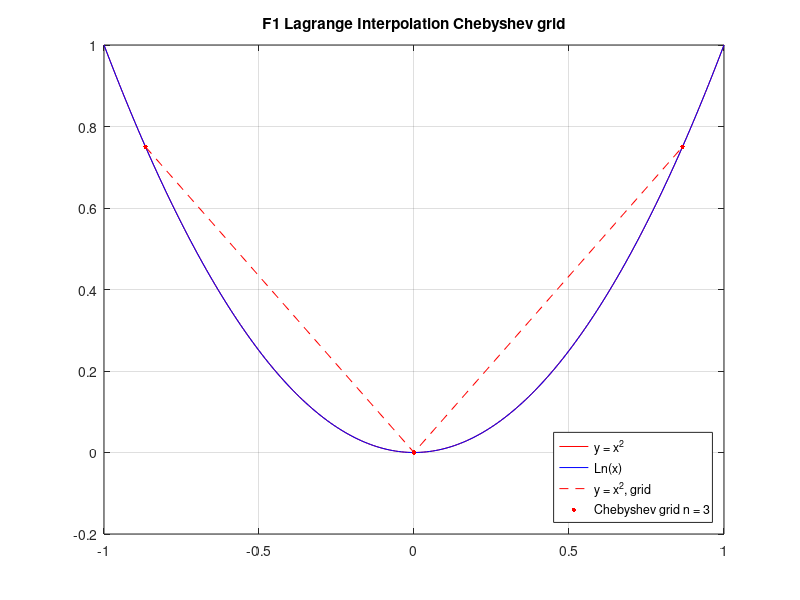
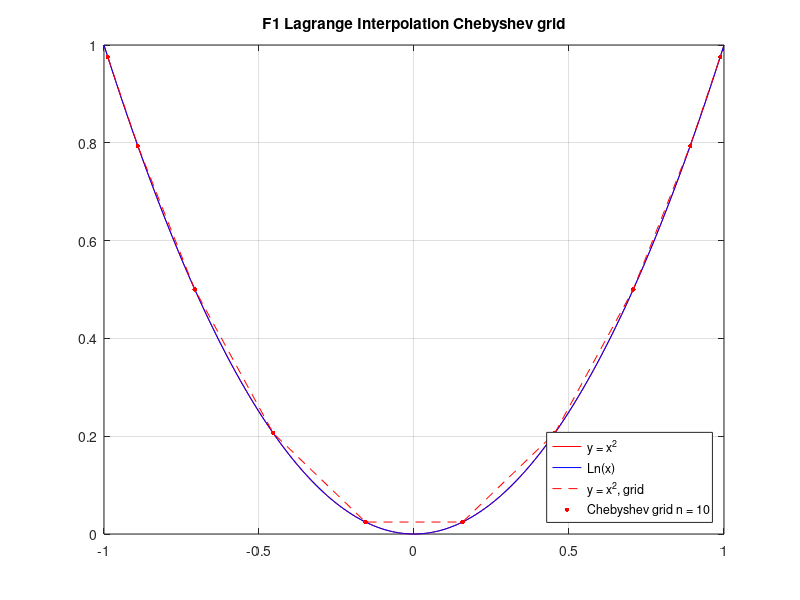
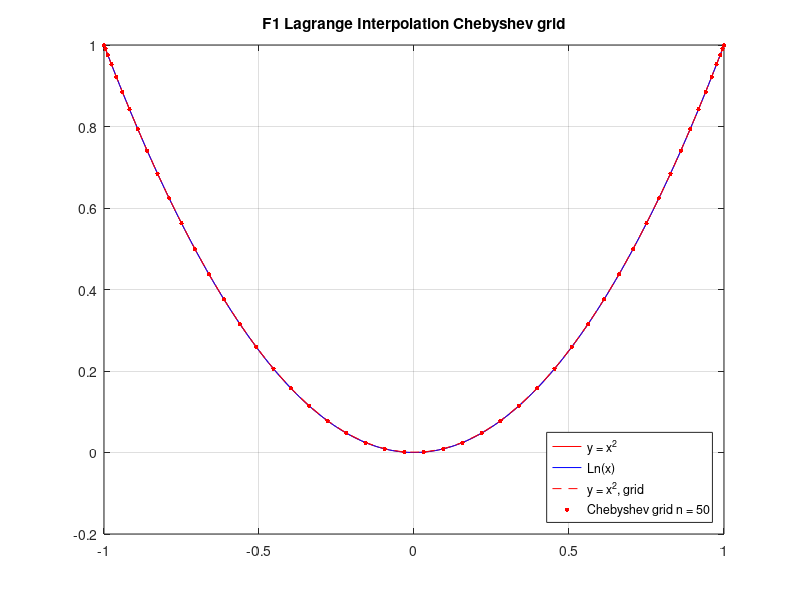

MATLAB code for these plots, in order:
% Интерполяция Лагранжем F1 Чебышевская сетка (n = 3)
dot_x=[-0.866025  6.12323e-17  0.866025];
dot_y=[0.75  3.7494e-33  0.75];

x = [-1:0.01:1];
y = x.^2;
plot(x,y,'r');
hold on

x=[-1:0.01:1];
y=[1  0.9801  0.9604  0.9409  0.9216  0.9025  0.8836  0.8649  0.8464  0.8281  0.81  0.7921  0.7744  0.7569  0.7396  0.7225  0.7056  0.6889  0.6724  0.6561  0.64  0.6241  0.6084  0.5929  0.5776  0.5625  0.5476  0.5329  0.5184  0.5041  0.49  0.4761  0.4624  0.4489  0.4356  0.4225  0.4096  0.3969  0.3844  0.3721  0.36  0.3481  0.3364  0.3249  0.3136  0.3025  0.2916  0.2809  0.2704  0.2601  0.25  0.2401  0.2304  0.2209  0.2116  0.2025  0.1936  0.1849  0.1764  0.1681  0.16  0.1521  0.1444  0.1369  0.1296  0.1225  0.1156  0.1089  0.1024  0.0961  0.09  0.0841  0.0784  0.0729  0.0676  0.0625  0.0576  0.0529  0.0484  0.0441  0.04  0.0361  0.0324  0.0289  0.0256  0.0225  0.0196  0.0169  0.0144  0.0121  0.01  0.0081  0.0064  0.0049  0.0036  0.0025  0.0016  0.0009  0.0004  0.0001  -6.16298e-33  0.0001  0.0004  0.0009  0.0016  0.0025  0.0036  0.0049  0.0064  0.0081  0.01  0.0121  0.0144  0.0169  0.0196  0.0225  0.0256  0.0289  0.0324  0.0361  0.04  0.0441  0.0484  0.0529  0.0576  0.0625  0.0676  0.0729  0.0784  0.0841  0.09  0.0961  0.1024  0.1089  0.1156  0.1225  0.1296  0.1369  0.1444  0.1521  0.16  0.1681  0.1764  0.1849  0.1936  0.2025  0.2116  0.2209  0.2304  0.2401  0.25  0.2601  0.2704  0.2809  0.2916  0.3025  0.3136  0.3249  0.3364  0.3481  0.36  0.3721  0.3844  0.3969  0.4096  0.4225  0.4356  0.4489  0.4624  0.4761  0.49  0.5041  0.5184  0.5329  0.5476  0.5625  0.5776  0.5929  0.6084  0.6241  0.64  0.6561  0.6724  0.6889  0.7056  0.7225  0.7396  0.7569  0.7744  0.7921  0.81  0.8281  0.8464  0.8649  0.8836  0.9025  0.9216  0.9409  0.9604  0.9801  1];
plot(x,y,'b');

plot(dot_x,dot_y,'r--');

for i = 1:3
    plot(dot_x(i), dot_y(i), 'r.','MarkerSize', 10);
end


title('F1 Lagrange Interpolation Chebyshev grid');
legend({'y = x^2', 'Ln(x)', 'y = x^2, grid', 'Chebyshev grid n = 3'}, 'Location', 'southeast');

%  xlim ([-1.1 1.1]);
%  ylim ([-0.1 1.1]);

grid on;
hold off

% Интерполяция Лагранжем F1 Чебышевская сетка (n = 10)
figure;
dot_x = [-0.987688  -0.891007  -0.707107  -0.45399  -0.156434  0.156434  0.45399  0.707107  0.891007  0.987688];
dot_y = [0.975528  0.793893  0.5  0.206107  0.0244717  0.0244717  0.206107  0.5  0.793893  0.975528];

x = [-1:0.01:1];
y = x.^2;
plot(x,y,'r');
hold on

x=[-1:0.01:1];
y=[1  0.9801  0.9604  0.9409  0.9216  0.9025  0.8836  0.8649  0.8464  0.8281  0.81  0.7921  0.7744  0.7569  0.7396  0.7225  0.7056  0.6889  0.6724  0.6561  0.64  0.6241  0.6084  0.5929  0.5776  0.5625  0.5476  0.5329  0.5184  0.5041  0.49  0.4761  0.4624  0.4489  0.4356  0.4225  0.4096  0.3969  0.3844  0.3721  0.36  0.3481  0.3364  0.3249  0.3136  0.3025  0.2916  0.2809  0.2704  0.2601  0.25  0.2401  0.2304  0.2209  0.2116  0.2025  0.1936  0.1849  0.1764  0.1681  0.16  0.1521  0.1444  0.1369  0.1296  0.1225  0.1156  0.1089  0.1024  0.0961  0.09  0.0841  0.0784  0.0729  0.0676  0.0625  0.0576  0.0529  0.0484  0.0441  0.04  0.0361  0.0324  0.0289  0.0256  0.0225  0.0196  0.0169  0.0144  0.0121  0.01  0.0081  0.0064  0.0049  0.0036  0.0025  0.0016  0.0009  0.0004  0.0001  1.04083e-17  0.0001  0.0004  0.0009  0.0016  0.0025  0.0036  0.0049  0.0064  0.0081  0.01  0.0121  0.0144  0.0169  0.0196  0.0225  0.0256  0.0289  0.0324  0.0361  0.04  0.0441  0.0484  0.0529  0.0576  0.0625  0.0676  0.0729  0.0784  0.0841  0.09  0.0961  0.1024  0.1089  0.1156  0.1225  0.1296  0.1369  0.1444  0.1521  0.16  0.1681  0.1764  0.1849  0.1936  0.2025  0.2116  0.2209  0.2304  0.2401  0.25  0.2601  0.2704  0.2809  0.2916  0.3025  0.3136  0.3249  0.3364  0.3481  0.36  0.3721  0.3844  0.3969  0.4096  0.4225  0.4356  0.4489  0.4624  0.4761  0.49  0.5041  0.5184  0.5329  0.5476  0.5625  0.5776  0.5929  0.6084  0.6241  0.64  0.6561  0.6724  0.6889  0.7056  0.7225  0.7396  0.7569  0.7744  0.7921  0.81  0.8281  0.8464  0.8649  0.8836  0.9025  0.9216  0.9409  0.9604  0.9801  1];
plot(x,y,'b');

plot(dot_x,dot_y,'r--');

for i = 1:10
    plot(dot_x(i), dot_y(i), 'r.','MarkerSize', 10);
end

title('F1 Lagrange Interpolation Chebyshev grid');
legend({'y = x^2', 'Ln(x)', 'y = x^2, grid', 'Chebyshev grid n = 10'}, 'Location', 'southeast');

%  xlim ([-1.1 1.1]);
%  ylim ([-0.7 1.1]);

grid on;
hold off

% Интерполяция Лагранжем F1 Чебышевская сетка (n = 50)
figure;
dot_x=[-0.999507  -0.995562  -0.987688  -0.975917  -0.960294  -0.940881  -0.917755  -0.891007  -0.860742  -0.827081  -0.790155  -0.750111  -0.707107  -0.661312  -0.612907  -0.562083  -0.509041  -0.45399  -0.397148  -0.338738  -0.278991  -0.218143  -0.156434  -0.0941083  -0.0314108  0.0314108  0.0941083  0.156434  0.218143  0.278991  0.338738  0.397148  0.45399  0.509041  0.562083  0.612907  0.661312  0.707107  0.750111  0.790155  0.827081  0.860742  0.891007  0.917755  0.940881  0.960294  0.975917  0.987688  0.995562  0.999507];
dot_y=[0.999013  0.991144  0.975528  0.952414  0.922164  0.885257  0.842274  0.793893  0.740877  0.684062  0.624345  0.562667  0.5  0.437333  0.375655  0.315938  0.259123  0.206107  0.157726  0.114743  0.077836  0.0475865  0.0244717  0.00885637  0.000986636  0.000986636  0.00885637  0.0244717  0.0475865  0.077836  0.114743  0.157726  0.206107  0.259123  0.315938  0.375655  0.437333  0.5  0.562667  0.624345  0.684062  0.740877  0.793893  0.842274  0.885257  0.922164  0.952414  0.975528  0.991144  0.999013];

x = [-1:0.01:1];
y = x.^2;
plot(x,y,'r');
hold on

x=[-1:0.01:1];
y=[1  0.9801  0.9604  0.9409  0.9216  0.9025  0.8836  0.8649  0.8464  0.8281  0.81  0.7921  0.7744  0.7569  0.7396  0.7225  0.7056  0.6889  0.6724  0.6561  0.64  0.6241  0.6084  0.5929  0.5776  0.5625  0.5476  0.5329  0.5184  0.5041  0.49  0.4761  0.4624  0.4489  0.4356  0.4225  0.4096  0.3969  0.3844  0.3721  0.36  0.3481  0.3364  0.3249  0.3136  0.3025  0.2916  0.2809  0.2704  0.2601  0.25  0.2401  0.2304  0.2209  0.2116  0.2025  0.1936  0.1849  0.1764  0.1681  0.16  0.1521  0.1444  0.1369  0.1296  0.1225  0.1156  0.1089  0.1024  0.0961  0.09  0.0841  0.0784  0.0729  0.0676  0.0625  0.0576  0.0529  0.0484  0.0441  0.04  0.0361  0.0324  0.0289  0.0256  0.0225  0.0196  0.0169  0.0144  0.0121  0.01  0.0081  0.0064  0.0049  0.0036  0.0025  0.0016  0.0009  0.0004  0.0001  -3.11166e-17  0.0001  0.0004  0.0009  0.0016  0.0025  0.0036  0.0049  0.0064  0.0081  0.01  0.0121  0.0144  0.0169  0.0196  0.0225  0.0256  0.0289  0.0324  0.0361  0.04  0.0441  0.0484  0.0529  0.0576  0.0625  0.0676  0.0729  0.0784  0.0841  0.09  0.0961  0.1024  0.1089  0.1156  0.1225  0.1296  0.1369  0.1444  0.1521  0.16  0.1681  0.1764  0.1849  0.1936  0.2025  0.2116  0.2209  0.2304  0.2401  0.25  0.2601  0.2704  0.2809  0.2916  0.3025  0.3136  0.3249  0.3364  0.3481  0.36  0.3721  0.3844  0.3969  0.4096  0.4225  0.4356  0.4489  0.4624  0.4761  0.49  0.5041  0.5184  0.5329  0.5476  0.5625  0.5776  0.5929  0.6084  0.6241  0.64  0.6561  0.6724  0.6889  0.7056  0.7225  0.7396  0.7569  0.7744  0.7921  0.81  0.8281  0.8464  0.8649  0.8836  0.9025  0.9216  0.9409  0.9604  0.9801  1];
plot(x,y,'b');

plot(dot_x,dot_y,'r--');

for i = 1:50
    plot(dot_x(i), dot_y(i), 'r.','MarkerSize', 10);
end

title('F1 Lagrange Interpolation Chebyshev grid');
legend({'y = x^2', 'Ln(x)', 'y = x^2, grid', 'Chebyshev grid n = 50'}, 'Location', 'southeast');

% xlim ([-3.1 3.1]);
% ylim ([-6 2]);

grid on;
hold off
